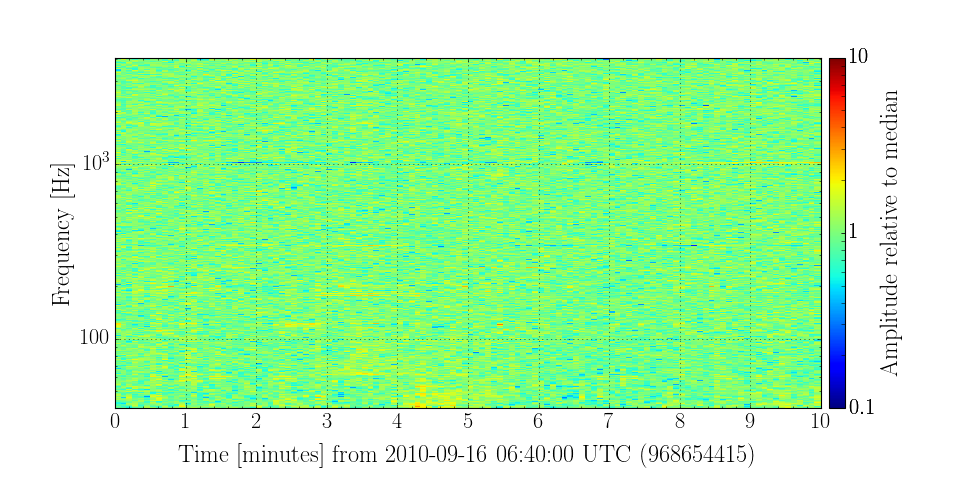

This figure's Python source:
plot = medratio.plot(norm='log', vmin=0.1, vmax=10)
plot.set_yscale('log')
plot.set_ylim(40, 4096)
plot.add_colorbar(label='Amplitude relative to median')
plot.show()
